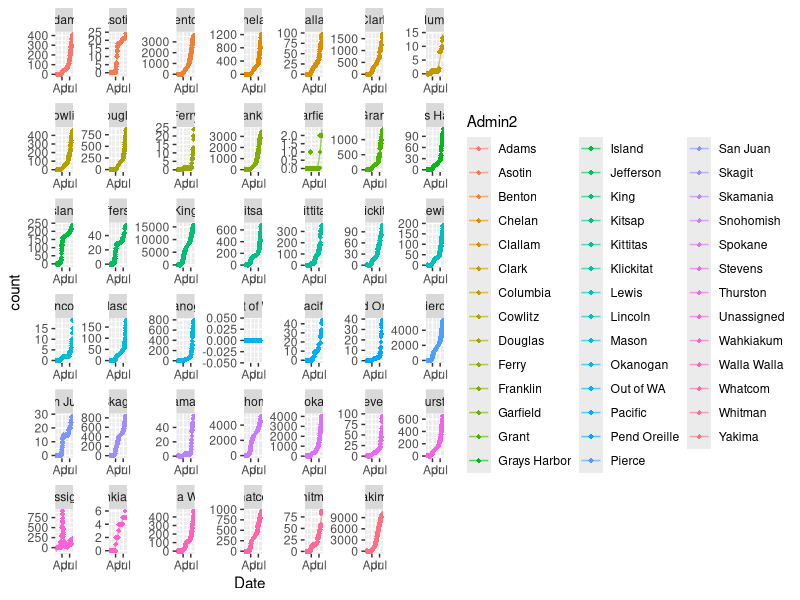

Write R code to recreate this figure. (Note: this script raises an error after producing the figure.)
library(tidyverse)
library(lubridate)
library(forcats)
# read US Cases into Rstudio ----------------------------------------------

covid_cases_us <- read.csv(here::here("data","covid_US_cases_raw.csv"),stringsAsFactors = F)

# tidy up the data for graphing
recent_date <- colnames(covid_cases_us)[length(covid_cases_us)]
head(covid_cases_us)

str(covid_cases_us)

UID_dates<- covid_cases_us %>% select(UID,X1.22.20:recent_date) %>% gather(key = Date, value= count,-UID)

UID_info<- covid_cases_us %>% select(-c(X1.22.20:recent_date))

covid_US_cases_tidy<- left_join(UID_info,UID_dates,by="UID")

covid_US_cases_tidy<-covid_US_cases_tidy %>% mutate(Date=gsub("X","",Date))
str(covid_US_cases_tidy)

cols<- names(covid_US_cases_tidy[c(1:8,11)])

#Use lapply() to coerce and replace the chosen columns:
covid_US_cases_tidy[cols] <- lapply(covid_US_cases_tidy[cols], factor)  ## as.factor() could also be used
covid_US_cases_tidy$Date<- mdy(covid_US_cases_tidy$Date)
str(covid_US_cases_tidy)
#write.csv(covid_US_cases_tidy,file='./data/covid_US_cases_tidy.csv')



#covid_US_cases_tidy<- read.csv(file='./data/covid_US_cases_tidy.csv')

# list of counties in Washington

covid_US_cases_tidy %>% filter(Province_State=="Washington") %>% group_by(Admin2) %>%
  summarise(m=max(count)) %>% arrange(desc(m))

# total cumulative cases in Washington state, King and Spkane county

covid_US_cases_tidy %>% filter(Province_State=="Washington"#,
                               #Admin2=="King"|
                                # Admin2=="Spokane"|
                                 #Admin2=="Snohomish",count>01
                               ) %>%
  group_by(Admin2) %>%
  arrange(desc(Date)) %>% select(-c(iso2:FIPS,Country_Region)) %>% group_by(Date)%>%
  ggplot(aes(Date,count,color=Admin2))+geom_point(shape=18)+
  geom_line(stat='smooth',se=F,alpha=.6)+
  facet_wrap(~Admin2,scales='free')

new.cases <- c("Adams",'Benton','Grant', 'Clark', 'Franklin','Skagit','Spokane','Thurston','Walla Walla','Yakima',"King")

covid_US_cases_tidy %>% filter(Date>today()-21,Province_State=='Washington') %>%
  #filter(Admin2 == "King" |Admin2 %in% new.cases) %>%
  group_by(Admin2) %>%
  arrange(-desc(Date)) %>% select(-c(iso2:FIPS,Country_Region)) %>%
  mutate(count_lag=lag(count,1),new_cases=count-count_lag) %>% group_by(Date) %>%
  arrange(desc(Date),desc(new_cases)) %>%
  mutate(sort.Admin2=factor(Admin2))-> wa.new.cases#

#wa.new.cases %>%


  wa.new.cases[,c(3,12)] <- lapply(wa.new.cases[,c(3,12)],function(x) factor(x))
lapply(wa.new.cases[,c('Admin2','sort.Admin2')], levels)
wa.new.cases[,12] <- factor(wa.new.cases$Admin2,levels = wa.new.cases$Admin2[1:41], ordered = T)

wa.new.cases %>%
  ggplot(aes(Date,new_cases))+
  geom_point(shape=18)+geom_line(alpha=.2)+geom_smooth(se=F)+
  facet_wrap(~sort.Admin2,scales = 'fixed')

# all us state and then some
drop_ship <- c("Diamond Princess","Grand Princess")
drop_state <- c("New Jersey","New York","Massachusetts","California",)
protest_states <- c("Minnesota","Texas","Colorado","Michigan","Illinois",
                    "Wisconsin","Ohio","Mississippi","North Carolina","Alabama","Arizona")

covid_US_cases_tidy %>%
  select(-c(iso2:FIPS,
            Admin2,
            Country_Region)) %>%
  group_by(Province_State,
           #Admin2,
           Date) %>%
  summarise(count = sum(count, na.rm = T)) %>%
  filter(Date > "2020-04-20", !Province_State %in% drop_ship) %>%
  #filter(!Province_State %in% drop_state) %>%
  #filter(Province_State %in% protest_states) %>%
  mutate(new_cases = count - lag(count)) %>%
  group_by(Date, Province_State) %>% arrange(desc(Date), desc(new_cases)) %>%
  mutate(sort_state = factor(Province_State))  -> tmp

  tmp[,c(1,5)] <- lapply(tmp[,c(1,5)],function(x) factor(x))
  lapply(tmp[,c('Province_State','sort_state')], levels)
  tmp[,5] <- factor(tmp$Province_State,levels = tmp$Province_State[1:56], ordered = T)

    tmp %>%
    ggplot(aes(x=Date,new_cases))+ geom_point(size=.2)+
  geom_line()+
  facet_wrap(~sort_state,scales = 'free')+
  ggtitle("new cases in the States since 4/21\nBlue simple linear regression, pink with , loess")+
  geom_smooth(method='lm',color='blue',se=F)+
geom_smooth(color='pink',size=.6)
